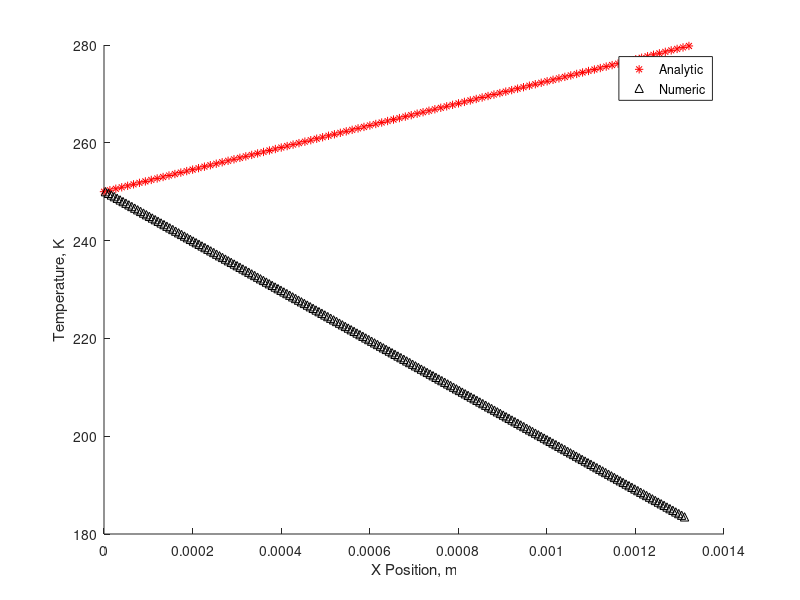

Source code (MATLAB):
% Programmer:  James L. Armes
% Analytic Solution Modeling for TEM Model Validation
clear all; clc;
A = 1.9516*10^-6;
L = 0.00132080;
k = 1.48;
I = 1.00;
sigma = 1*10^5;
x = linspace(0,L);
Th = 250;
J=I/A;
rhoe = 1/sigma;
alph = 2.0*10^-4;


T_analytic = Th + (alph*J*Th*x)/(1+alph*J*L)

M = csvread('T_Mid_T.csv',1,0);
Y = M(:,2);
T_numeric = M(:,3);
figure(2); hold on;
plot(x, T_analytic,'r*'); xlabel('X Position, m'); ylabel('Temperature, K');
plot(Y, T_numeric, 'k^'); legend('Analytic','Numeric');
